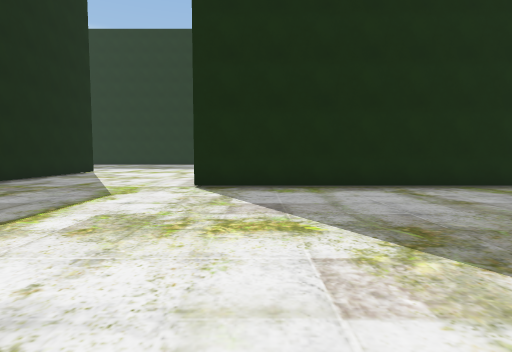
View 1 (above)

23 first-person views from a walk through a 3-D level made in the Unity game engine. The camera is 1.4 m above the floor, tilts 4° down and sees 80° across. The floor is counted in squares, 2 m on a side. Each view is taken from the middle of a square. On the plan, view 1 faces up. The plan holds only what a view shows up to about 10 squares ahead; the rest is blank. The place goes on beyond the plan. The player character is not drawn. Some animated figures are not drawn. Some surface patterns are stand-ins.

View 2
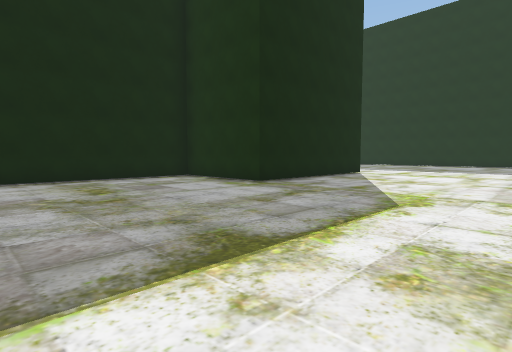

View 3
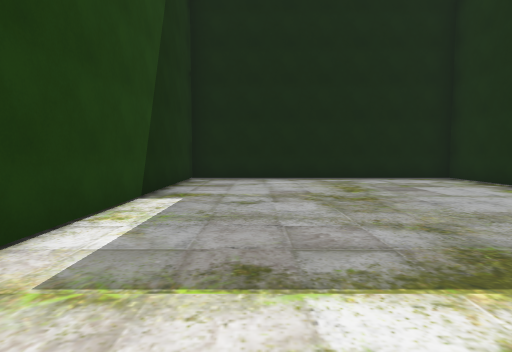

View 4
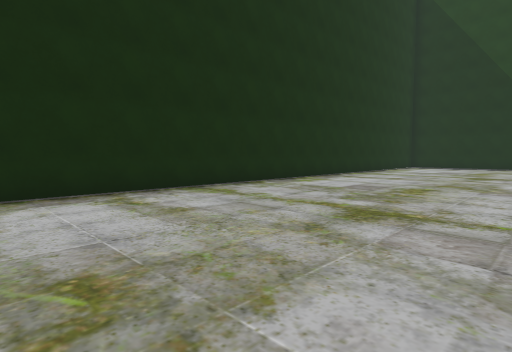

View 5
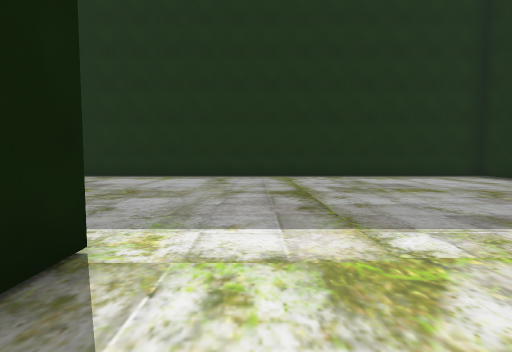

View 6
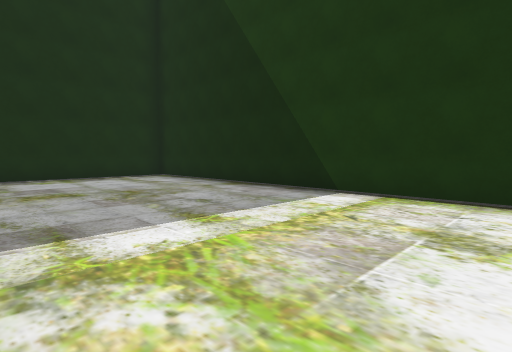

View 7
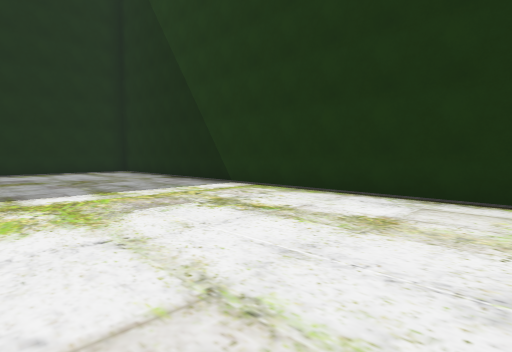

View 8
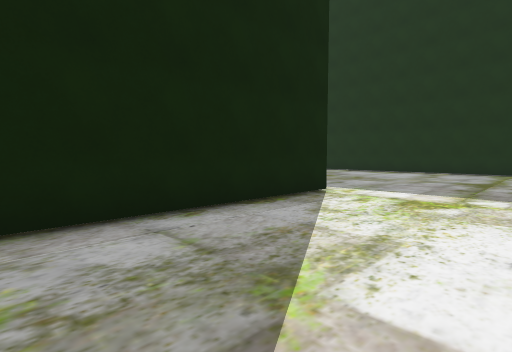

View 9
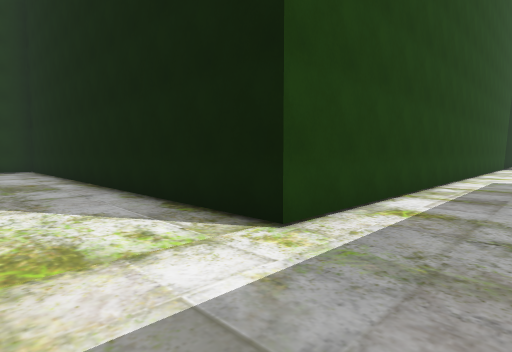

View 10
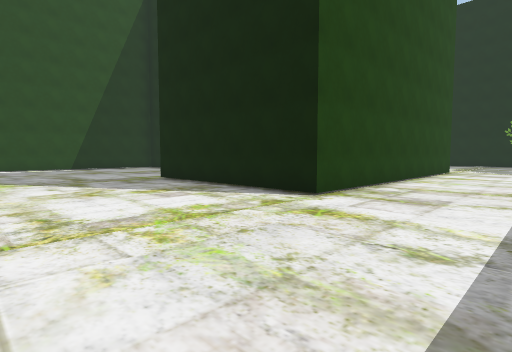

View 11
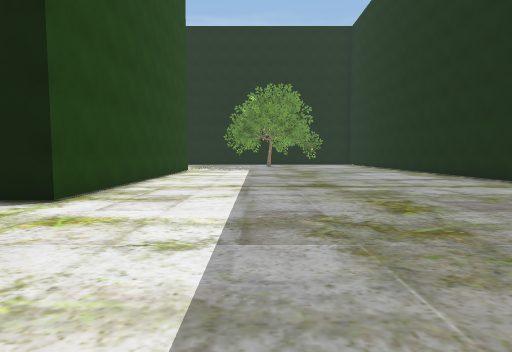

View 12
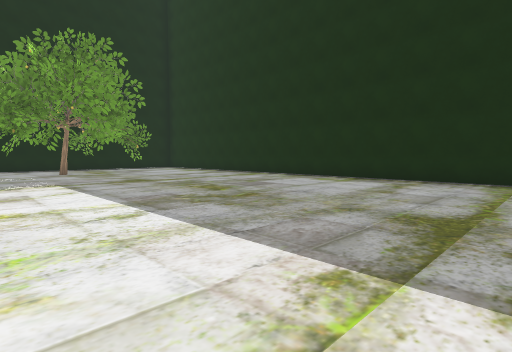

View 13
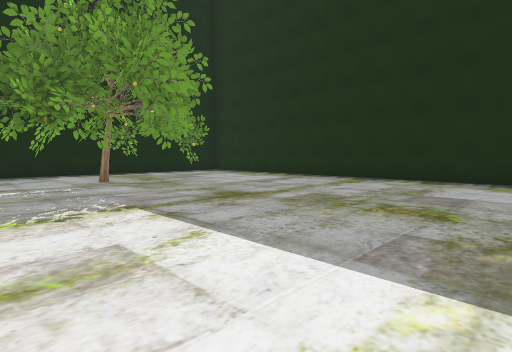

View 14
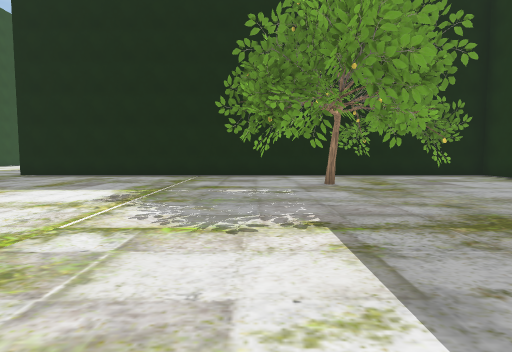

View 15
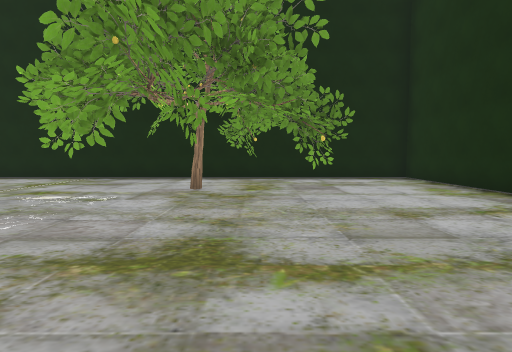

View 16
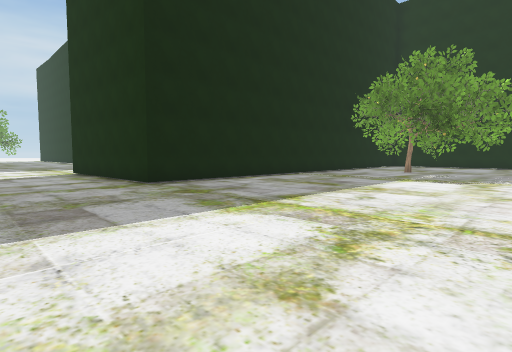

View 17
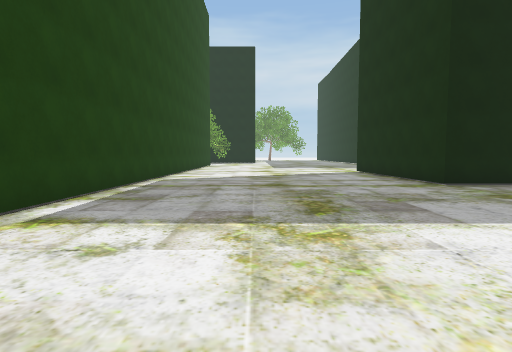

View 18
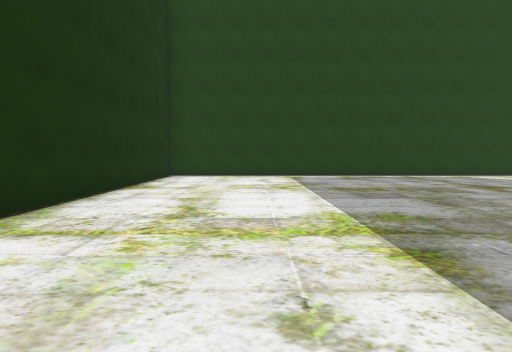

View 19
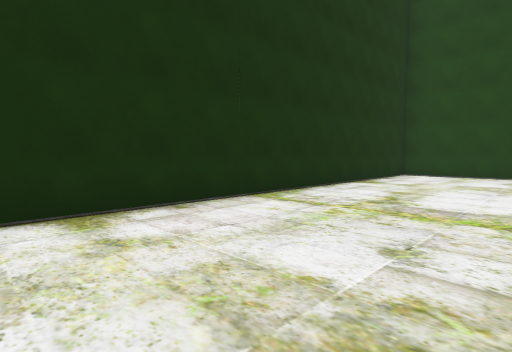

View 20
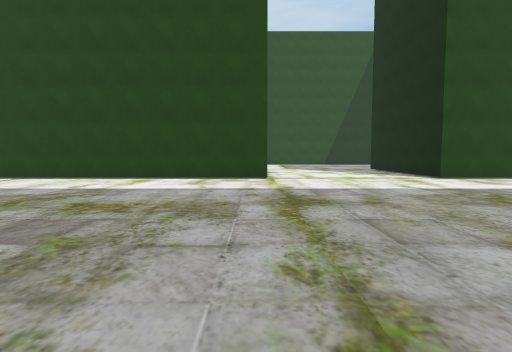

View 21
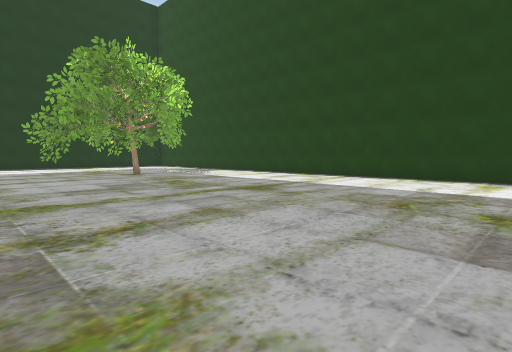

View 22
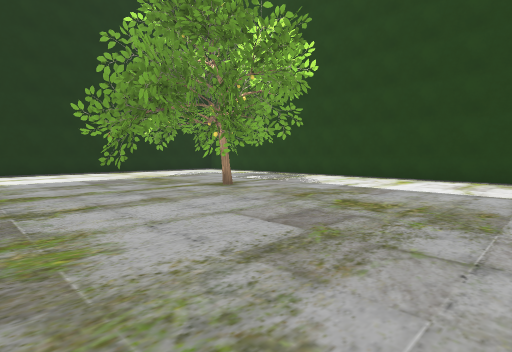

View 23
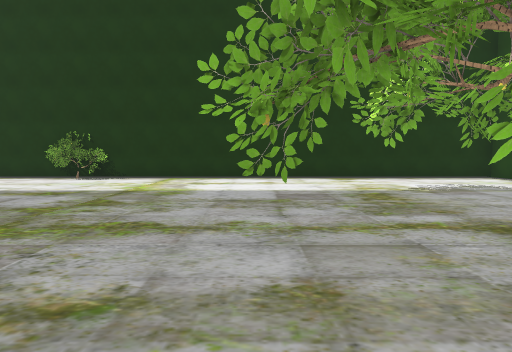

### Floor plan
Key: @ floor where view 1 was taken; # wall or solid block; x gap in a wall; . floor; T tree.
Columns run from 26 left of view 1 to 18 right of it. Each row starts with its distance up from view 1.
 25                                           ..T
 24                                          ..TT
 23                                        .....#
 22    ###############                    ......#
 21    #..............       . .................#
 20    #...............     ....................#
 19    #..T..............  ...............T.....#
 18    #..T..............................TT.....#
 17    #T# .............................T.x.T...#
 16    #..T.T...................................#
 15    #....T..............................TT...#
 14    #...TT.............................T. ...#
 13    #.. ................................   ..#
 12    #.......  #######.....#############     ##
 11    #.......        #.....
 10    #.......#       #.....
  9    #.......#       #.....
  8    #.......#       #.....
  7  ###.......#    ####.....####################
  6 ##.........#    #...........................#
  5 ...........#    #...........................#
  4 ...........#    #...........................#
  3 ...........#    #...........................#
  2 ...........#    #...........................#
  1 ...........#    #...........................#
  0 ...........#    #.........@.................#
 -1 ############    ########  ###########.......#
 -2                                     #.......#
 -3                                     #.......#
 -4                                     #.......#
 -5                                     #.......#
 -6                                     #.......#

Positions as (right, up) in squares from view 1, and headings:
1: (0, 0), facing up
2: (-1, 1), facing up-left
3: (-1, 1), facing left
4: (1, 1), facing up-right
5: (11, -3), facing up
6: (13, -3), facing up-right
7: (13, -6), facing up-right
8: (13, -6), facing up-left
9: (12, 1), facing down-left
10: (-2, 15), facing down-left
11: (-2, 15), facing left
12: (-8, 13), facing up-left
13: (-12, 13), facing up-left
14: (-13, 14), facing left
15: (-14, 17), facing left
16: (-16, 3), facing up-left
17: (-16, 2), facing left
18: (-18, 9), facing down
19: (-19, 10), facing down-right
20: (-1, 21), facing down
21: (1, 21), facing down-right
22: (6, 21), facing down-right
23: (9, 19), facing right
